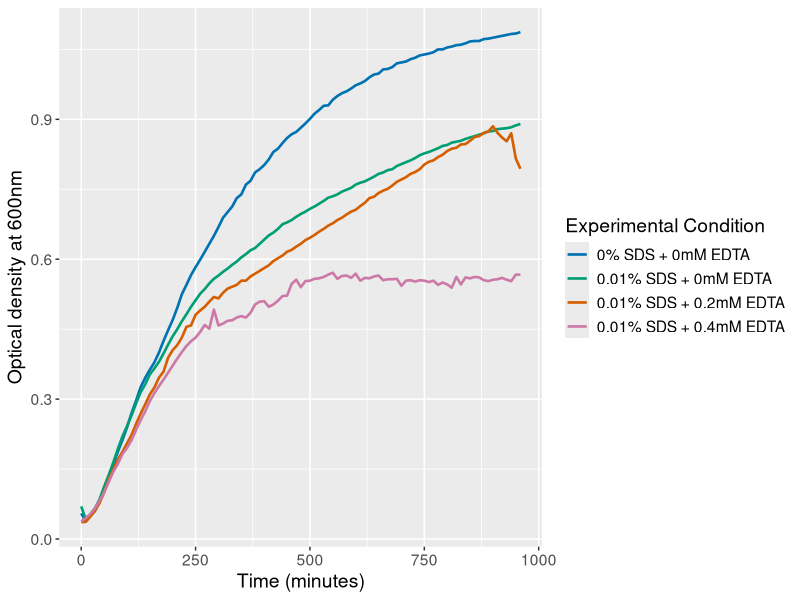

This figure's R source:
### supplemental growth curve - Oliver

#install and load necessary packages
#install.packages('tidyverse') #uncomment if not installed

library(tidyverse)

#set up plot aesthetics - keep consistent across plots
x_order <- c("PC", "E0", "E2", "E4")
x_names <- c("0% SDS + 0mM EDTA", "0.01% SDS + 0mM EDTA", "0.01% SDS + 0.2mM EDTA", "0.01% SDS + 0.4mM EDTA")
colours <-c("#0072B2", "#009E73", "#D55E00", "#CC79A7")

#read data
oliver <- read_csv('supp_Oliver/all growth curves - Oliver.csv')

#calculate technical replicate averages to get biological replicates
oliver_bioreps <- oliver |>
  group_by(time) |>
  summarize(PC1 = mean(PC1.1:PC1.2),
            PC2 = mean(PC2.1:PC2.2),
            PC3 = mean(PC3.1:PC3.2),
            E0.1 = mean(E0.1.1:E0.1.2),
            E0.2 = mean(E0.2.1:E0.2.2),
            E0.3 = mean(E0.3.1:E0.3.2),
            E2.1 = mean(E2.1.1:E2.1.2),
            E2.2 = mean(E2.2.1:E2.2.2),
            E2.3 = mean(E2.3.1:E2.3.2),
            E4.1 = mean(E4.1.1:E4.1.2),
            E4.2 = mean(E4.2.1:E4.2.2),
            E4.3 = mean(E4.3.1:E4.3.2))

#calculate biological replicate averages
oliver_avg <- oliver_bioreps |>
  group_by(time) |>
  summarize(PC = mean(PC1:PC3),
            E0 = mean(E0.1:E0.3),
            E2 = mean(E2.1:E2.3),
            E4 = mean(E4.1:E4.3)) |>
  gather(conc, od, -time) |>
  add_column(n = c(1:388)) #make column with unrepeated values for full_join to work

#calculate standard deviations
oliver_sd <- oliver_bioreps |>
  group_by(time) |>
  summarize(PC_sd = sd(c_across(PC1:PC3)),
            E0_sd = sd(c_across(E0.1:E0.3)),
            E2_sd = sd(c_across(E2.1:E2.3)),
            E4_sd = sd(c_across(E4.1:E4.3))) |>
  gather(conc_sd, sd, -time) |>
  add_column(n = c(1:388)) #make column with unrepeated values for full_join to work

#join od and sd and make clean dataframe
oliver_clean <- full_join(oliver_avg, oliver_sd) |>
  select(!(n:conc_sd))

#reorder data by EDTA concentration condition
oliver_clean$conc <- factor(oliver_clean$conc , levels = x_order)

#plot growth curves
growth_curve_oliver <- ggplot(oliver_clean) +
  geom_line(aes(x = time, y = od, colour = conc), linewidth = 0.9) +
  xlab('Time (minutes)') +
  ylab('Optical density at 600nm') +
  labs(colour = 'Experimental Condition') +
  theme(text=element_text(size=14)) +
  scale_colour_discrete(type = colours,
                        labels = x_names)
growth_curve_oliver